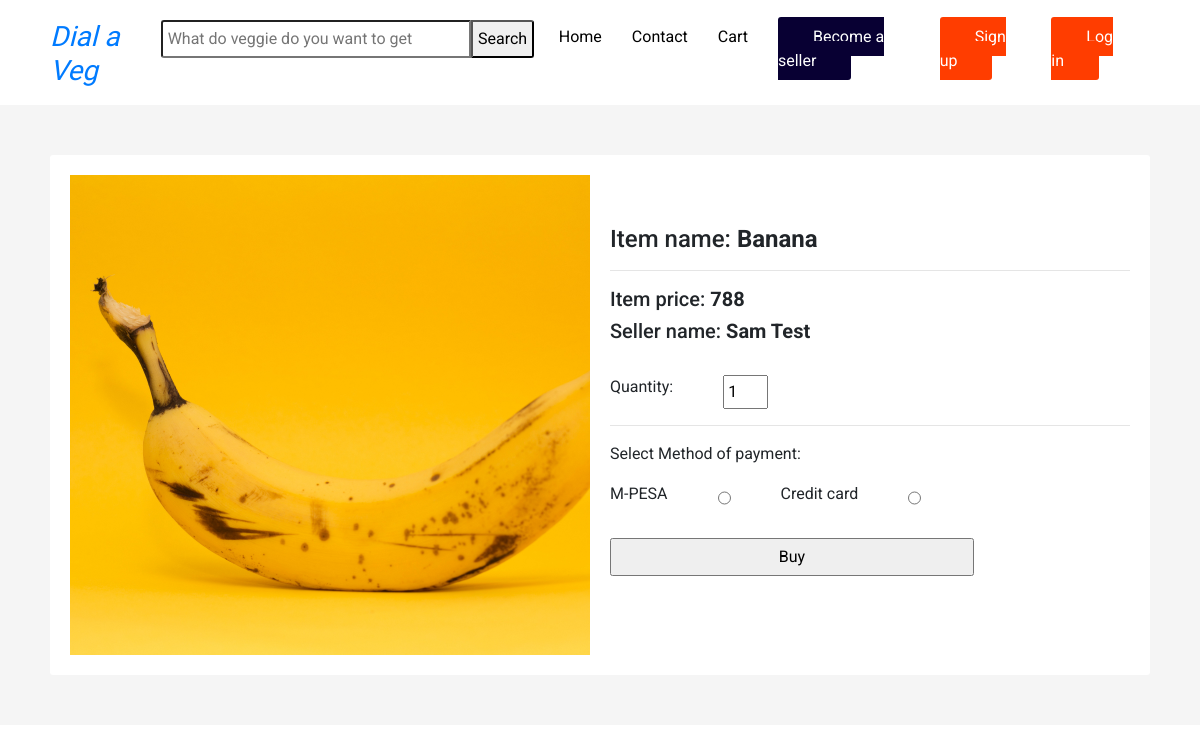
The app's page /customers/item_det.php?item_id=6 with its own data.
### tables this page shows
CREATE TABLE `items` (
  `item_id` int(11) NOT NULL,
  `item_name` varchar(255) NOT NULL,
  `item_category` varchar(255) NOT NULL,
  `item_price` int(11) NOT NULL,
  `item_pic` varchar(255) NOT NULL,
  `item_quantity` int(11) NOT NULL DEFAULT 0,
  `created_on` datetime NOT NULL DEFAULT current_timestamp(),
  `seller_id` int(11) NOT NULL,
  `seller_name` varchar(255) NOT NULL
);

### customers/item_det.php (the view, shortened to what this page needs)
<?php
    require_once"../configure/dbo_config.php";
    if(isset($_GET['item_id'])){
        $item_id = $_GET['item_id'];
        $sql = "SELECT * FROM items WHERE item_id = ?";
        $stmt = $pdo->prepare($sql);
        $stmt->execute([$item_id]);
        $item = $stmt->fetch();
    }
?>
<?php include_once"header.php"; ?>
<section class="item-details">
    <div class="item-card">
        <div class="item-det-image display-w">
            <?php echo "<img src='../pics/$item->item_pic'> "?>
        </div>
        <div class="item-det-content display-w">
            <?php echo "<h4>Item name: <b>" . ucfirst($item->item_name) . "</b></h4><hr>"?>
            <?php echo "<h5>Item price: <b>$item->item_price</b></h5>"?>
            <?php echo "<h5>Seller name: <b>" . ucwords($item->seller_name) . "</b></h5><br>" ?>
            <form action="" method="POST">Quantity: <input type="number" name="quantity" value="1" style="width: 45px; padding: 3px;"></form>
            <div class="m-payment">
                <hr>
                <div class="m-payment-det">
                    <p>Select Method of payment: </p>
                    <form action="" method="post">
                        <label for="mpesa">M-PESA</label>
                        <input type="radio" name="method" id="">
                        <label for="credit">Credit card</label>
                        <input type="radio" name="method" id="">
                    </form>
                </div>
            </div><br>
            <input type="submit" value="Buy" style="display: block; width: 70%; padding: 5px 15px; cursor: pointer;">
        </div>
    </div>
</section>

### css/style.css (style rules this page uses)
* { margin: 0; padding: 0; }
body { font-family: 'Roboto', sans-serif; }
img { border-radius: 3px 3px 0 0; }
.display-w { width: 50%; padding: 70px 50px; }
form { width: 95%; max-width: 700px;; }
.item-details { padding: 50px; background: #f5f5f5; }
.item-details .item-card { display: flex; gap: 20px; background: #fff; padding: 20px; border-radius: 3px;; }
.item-details img { object-fit: cover; width: 100%; height: 60vh; border-radius: 0; }
.item-details .display-w { padding: 0; }
.item-details .item-det-content form { display: flex; gap: 50px; }
.item-card .item-det-content { padding-top: 50px; }

### records on screen
items: item_pic (picture), item_name "Banana", item_price "788", seller_name "Sam Test"
